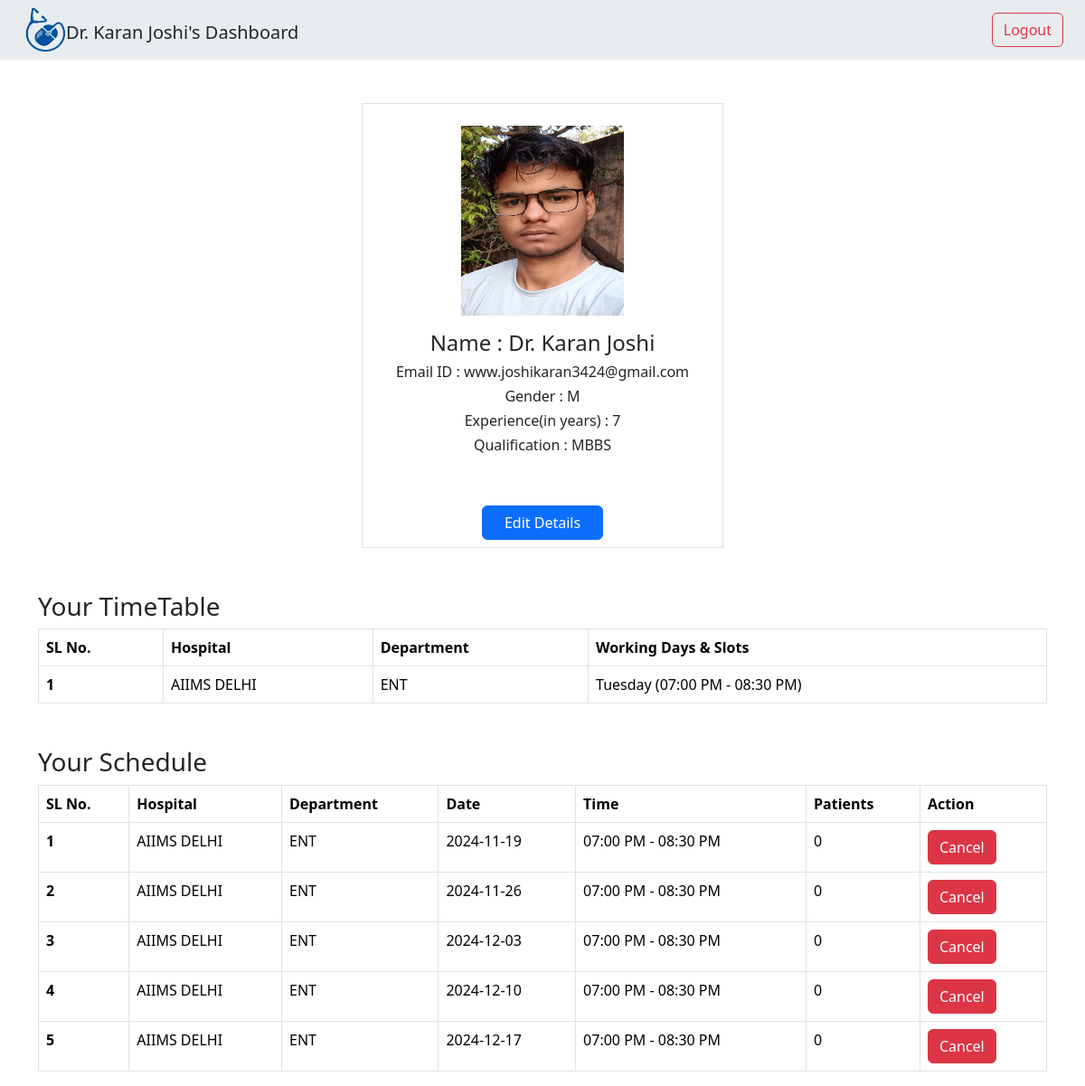
Screenshot of /Do88279/doctor/dashboard with the database file from the repository.
### application/models.py (models this page shows)
class Doctor(db.Model):
    id=db.Column(db.String(),primary_key=True)
    email=db.Column(db.String())
    password=db.Column(db.String())
    name=db.Column(db.String())
    gender=db.Column(db.String(1))
    qual=db.Column(db.String())
    exp=db.Column(db.Integer)
    photo=db.Column(db.String())

class Hospital(db.Model):
    id=db.Column(db.String(),primary_key=True)
    name=db.Column(db.String())
    state=db.Column(db.String())
    city=db.Column(db.String())
    nDept=db.Column(db.Integer,default=0)
    rating=db.Column(db.Float,default=0)

class Department(db.Model):
    id=db.Column(db.String(),primary_key=True)
    name=db.Column(db.String())
    nDoc=db.Column(db.Integer,default=0)
    rating=db.Column(db.Float)
    hid=db.Column(db.String(),db.ForeignKey('hospital.id'))

### application/controllers.py (the view)
@app.route('/<docid>/doctor/dashboard')
def doctorDashboard(docid):
    deptdocs=[]
    docdates=[]
    for d in Deptdoc.query.filter_by(docid=docid).all():
        daysrec=Days.query.filter_by(ddid=d.id).all()
        schedule={}
        for day in daysrec:
            slots=Slots.query.filter_by(daysid=day.id).all()
            schedule[days[day.day]]=[(i.from_.strftime('%I:%M %p'),i.to.strftime('%I:%M %p')) for i in slots]
        dept=Department.query.get(d.deptid)
        hosp=Hospital.query.get(dept.hid)
        deptdocs.append((hosp,dept,schedule))
        print(schedule)
        today=datetime.date.today()
        for i in range(0,31):
            date=today+datetime.timedelta(days=i)
            if days[date.weekday()+1] in schedule:
                for slot in  Slots.query.filter_by(daysid=Days.query.filter_by(ddid=d.id,day=date.weekday()+1).first().id).all():
                    appoint=Appointment.query.filter_by(date=date,slotid=slot.id).first()
                    if(appoint):
                        docdates.append((hosp,dept,date,slot.from_,slot.to,appoint.token))
                    else:
                        docdates.append((hosp,dept,date,slot.from_.strftime('%I:%M %p'),slot.to.strftime('%I:%M %p'),0))
    print(docdates)
    return render_template('doctor_dash.html',doctor=Doctor.query.get(docid),deptdocs=deptdocs,docdates=docdates)

### templates/doctor_dash.html (shortened to what this page needs)
<!DOCTYPE html>
<html lang="en">
<head>
    <link href="https://cdn.jsdelivr.net/npm/bootstrap@5.3.3/dist/css/bootstrap.min.css" rel="stylesheet">
    <link rel="stylesheet" href="/static/doctor_dash.css">
</head>
<body>
    <nav class="navbar navbar-expand-lg bg-body-secondary px-3">
        <div class="container-fluid">
            <div class="d-flex">
                <div>
                    <img class="logo" src="/static/images/logo.png"  width="45" height="50">
                </div>
                <h5 class="mt-3">Dr. {{doctor.name}}'s Dashboard</h5>
            </div>
        </div>
          <div class="collapse navbar-collapse" id="navbarSupportedContent">
            <a href="/" type="button" class="btn btn-outline-danger mx-2 ">Logout</a>
          </div>
      </nav>
        <div class="container flex-column d-flex align-items-center mt-5 border col-4">
            <div class="pt-4">
                <img src="/static/images/{{doctor.photo}}" height="210px" width="180px" alt="doc_photo">
            </div>
            <h4 class="pt-3" >Name : Dr. {{doctor.name}}</h4>
            <h6>Email ID : {{doctor.email}}</h6>
            <h6>Gender : {{doctor.gender}}</h6>
            <h6>Experience(in years) : {{doctor.exp}}</h6>
            <h6>Qualification : {{doctor.qual}}</h6>
            <button class="btn btn-primary text-center px-4 mt-5 mb-2">Edit Details</button>
        </div>
        <div class="container mt-5">
          <h3>Your TimeTable</h3>
            <table class="table table-hover table-bordered table-responsive">
                <thead>
                  <tr>
                    <th scope="col">SL No.</th>
                    <th scope="col">Hospital</th>
                    <th scope="col">Department</th>
                    <th scope="col">Working Days & Slots</th>
                  </tr>
                </thead>
                <tbody>
                  {%for hosp,dept,schedule in deptdocs%}
                  <tr>
                    <th scope="row">{{loop.index}}</th>
                    <td>{{hosp.name}}</td>
                    <td>{{dept.name}}</td>
                    <td>{%for s in schedule%}{{s}} ({%for sc in schedule[s]%}{{sc[0]}} - {{sc[1]}}{%endfor%}){%endfor%}</td>
                  </tr>
                 {%endfor%}
                </tbody>
              </table>
        </div>
        <div id="dates" class="container mt-5">
          <h3>Your Schedule</h3>
          <table class="table table-hover table-bordered table-responsive">
            <thead>
              <tr>
                <th scope="col">SL No.</th>
                <th scope="col">Hospital</th>
                <th scope="col">Department</th>
                <th scope="col">Date</th>
                <th scope="col">Time</th>
                <th scope="col">Patients</th>
                <th scope="col">Action</th>
              </tr>
            </thead>
            <tbody>
              {%for hosp,dept,date,from_,to,token in  docdates%}
              <tr>
                <th scope="row">{{loop.index}}</th>
                <td>{{hosp.name}}</td>
                <td>{{dept.name}}</td>
                <td>{{date}}</td>
                <td>{{from_}} - {{to}}</td>
                <td>{{token}}</td>
                <td><a href="/{}/cancel" type="button" class="btn btn-danger">Cancel</a></td>
              </tr>
             {%endfor%}
            </tbody>
          </table>
        </div>
</body>
</html>

### static/doctor_dash.css (style rules this page uses)
* { margin: 0; padding: 0; box-sizing: border-box; }

### rows the page displays
Doctor: name "Karan Joshi", photo (picture), email "www.joshikaran3424@gmail.com", gender "M", exp "7", qual "MBBS"
Hospital: name "AIIMS DELHI", name "ENT", schedule "Tuesday", sc "07:00 PM", sc "08:30 PM", date "2024-11-19", from_ "07:00 PM", to "08:30 PM", token "0", date "2024-11-26", date "2024-12-03", date "2024-12-10", date "2024-12-17"
